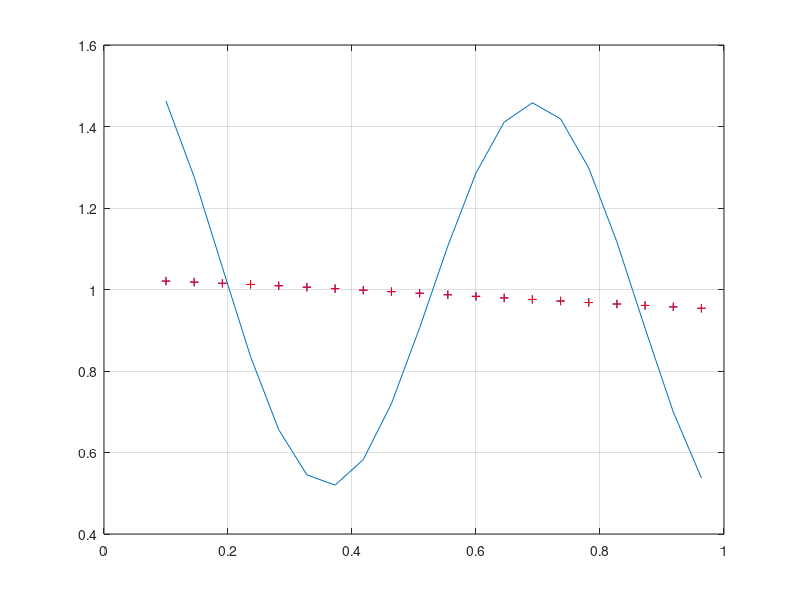

MATLAB code to generate this figure:
close all
clear
clc

% 1. Duomenu paruosimas
x1 = [0.1:1/22:1];
x2 = [0.1:1/22:1];
d =  (1 + 0.6*cos(2*pi*x1/0.7)) + 0.3*sin(2*pi*x2)./2;
figure(1), plot(x1, d), grid on;

% 2. Pasirinkti struktūrą
% pirmo (paslėptojo) sluoksnio ryšių svoriai

w11_1 = randn(1);
w12_1 = randn(1);
w13_1 = randn(1);
w14_1 = randn(1);
w21_1 = randn(1);
w22_1 = randn(1);
w23_1 = randn(1);
w24_1 = randn(1);
b1_1 = randn(1);
b2_1 = randn(1);
b3_1 = randn(1);
b4_1 = randn(1);

% antro sluoksnio(išėjimo) ryšių svoriai
w11_2 = randn(1);
w12_2 = randn(1);
w13_2 = randn(1);
w14_2 = randn(1);
b1_2 = randn(1);

% 3. Skaičiuojamas tinklo atsakas
lr = 0.5;
for ind_n = 1:10000;
for indx = 1:length(x1)
    % pirmojo sluoksnio atsakas
    v1_1 = x1(indx)* w11_1 + x2(indx)*w21_1 + b1_1;
    v2_1 = x1(indx)* w12_1 + x2(indx)*w22_1 + b2_1;
    v3_1 = x1(indx)* w13_1 + x2(indx)*w23_1 + b3_1;
    v4_1 = x1(indx)* w14_1 + x2(indx)*w24_1 + b4_1;
    % aktyvavimo f-jos pritaikymas
    y1_1 = 1/(1+exp(-v1_1));
    y2_1 = 1/(1+exp(-v2_1));
    y3_1 = 1/(1+exp(-v3_1));
    y4_1 = 1/(1+exp(-v4_1));
    % antro sluoksnio atsakas
    v1_2 = y1_1*w11_2 + y2_1*w12_2 + y3_1*w13_2 + y4_1*w14_2 + b1_2;
    % aktyvavimo f-jos pritaikymas išėjimui
    y = v1_2;
    % apsskaičiuojama klaida
    e = d(indx) - y;
    
    % 4. Ryšių svorių atnaujinimas
    % skaičiuojamas klaidos gradientas išėjimo sluoksnio neuronui
    delta1_2 = (1-(tanh(v1_2))^2)*e;
    % skaičiuojamas klaidos gradientas paslepto sluoksnio neuronams
    delta1_1 = y1_1*(1 - y1_1)*delta1_2*w11_2;
    delta2_1 = y2_1*(1 - y2_1)*delta1_2*w12_2;
    delta3_1 = y3_1*(1 - y3_1)*delta1_2*w13_2;
    delta4_1 = y4_1*(1 - y4_1)*delta1_2*w14_2;
   % atnaujinami išėjimo sluoksnio svoriai
    w11_2 = w11_2 + lr*delta1_2.*y1_1;
    w12_2 = w12_2 + lr*delta1_2.*y2_1;
    w13_2 = w13_2 + lr*delta1_2.*y3_1;
    w14_2 = w14_2 + lr*delta1_2.*y4_1;
    b1_2 = b1_2 + lr*delta1_2;
   % atnaujinami paslėpto sluoksnio svoriai
   w11_1 = w11_1 + lr*delta1_1*x1(indx);
   w12_1 = w12_1 + lr*delta2_1*x1(indx);
   w13_1 = w13_1 + lr*delta3_1*x1(indx);
   w14_1 = w14_1 + lr*delta4_1*x1(indx);
   w21_1 = w21_1 + lr*delta1_1*x2(indx);
   w22_1 = w22_1 + lr*delta2_1*x2(indx);
   w23_1 = w22_1 + lr*delta3_1*x2(indx);
   w24_1 = w24_1 + lr*delta4_1*x2(indx);
   b1_1 = b1_1 + lr*delta1_1;
   b2_1 = b2_1 + lr*delta2_1;
   b3_1 = b3_1 + lr*delta3_1;
   b4_1 = b4_1 + lr*delta4_1;  

end
end

% Sistemos patikrinimas
Y = zeros(1, length(d));
for indx = 1:length(x1)
    % pirmojo sluoksnio atsakas
    v1_1 = x1(indx)* w11_1 + x2(indx)*w21_1 + b1_1;
    v2_1 = x1(indx)* w12_1 + x2(indx)*w22_1 + b2_1;
    v3_1 = x1(indx)* w13_1 + x2(indx)*w23_1 + b3_1;
    v4_1 = x1(indx)* w14_1 + x2(indx)*w24_1 + b4_1;
    % aktyvavimo f-jos pritaikymas
    y1_1 = 1/(1+exp(-v1_1));
    y2_1 = 1/(1+exp(-v2_1));
    y3_1 = 1/(1+exp(-v3_1));
    y4_1 = 1/(1+exp(-v4_1));
    % antro sluoksnio atsakas
    v1_2 = y1_1*w11_2 + y2_1*w12_2 + y3_1*w13_2 + y4_1*w14_2 + b1_2;
    % aktyvavimo f-jos pritaikymas išėjimui
    y = v1_2;
    Y(indx) = y;
end
hold on
plot(x1, Y, 'b+'),plot(x2, Y, 'r+')
hold off
